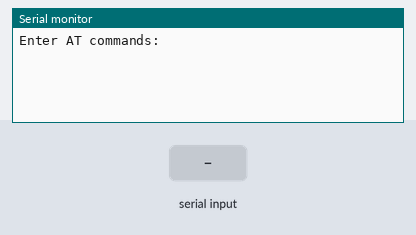
Bench run of a sketch on a simulated Arduino Uno, built with avr-gcc and run on an emulated ATmega328P. Parts: the last lines printed to the serial monitor. Inputs (shaded band) come from the test bench.

Above: at 1.2 s.
1.3 s: "1" received over the second serial link
At 2.5 s:
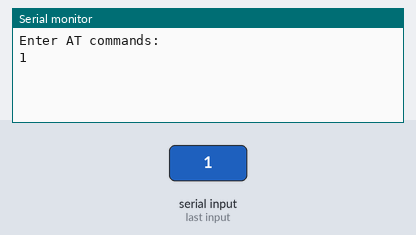
2.8 s: "0" received over the second serial link
At 3.7 s:
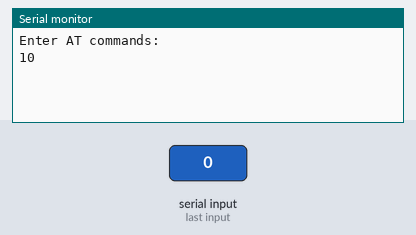

The sketch:

bluetooth_test.ino
```cpp
#include <SoftwareSerial.h>

SoftwareSerial BTSerial(9, 10); // RX | TX

void setup()
{
Serial.begin(9600);
  Serial.println("Enter AT commands:");
  // HC-05 default speed in AT command mode
  BTSerial.begin(38400);
}
void loop() {
  // Read from HC-05 and send to Arduino Serial Monitor
  if (BTSerial.available())
     Serial.write(BTSerial.read());
// Keep reading from Arduino Serial Monitor and send to Software Serial
  if (Serial.available())
     BTSerial.write(Serial.read());
}
```

Measured:
- after the input at 1.3 s, the serial monitor: prints a new line at once (image 1)
- after the input at 2.8 s, the serial monitor: prints a new line at once (image 2)
